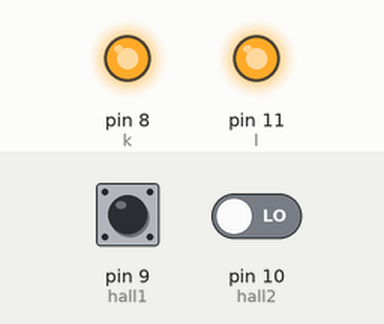
Simulated run of this sketch. Board: Arduino Uno, built with avr-gcc and run on an emulated ATmega328P. On the bench: output pins drawn as LEDs (lit = HIGH). The inputs (shaded band) are chosen by the test bench; at power-on: pin 9 (hall1) HIGH, pin 10 (hall2) LOW. What the sketch prints to the serial monitor is not drawn.

Above: at 0.1 s.
Timing chart, 0 to 1.6 s (numbered marks = the images above):
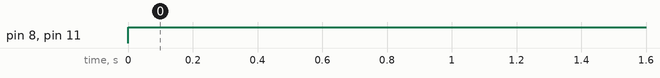

Measured:
- by itself, pin 8 (k), pin 11 (l): LOW → HIGH at 0.00 s

The sketch:

master-test.ino
```cpp
//Master-test
#define hall1 9
#define hall2 10
#define k 8
#define l 11
#define h1 A0
#define h2 A1
int hs1=0;
int hs2=0;
//int m=0;
//int n=0;
void setup() {
  // put your setup code here, to run once:
pinMode(hall1,INPUT);
pinMode(hall2,INPUT);
pinMode(h1,INPUT);
pinMode(h1,INPUT);
pinMode(k,OUTPUT);
pinMode(l,OUTPUT);
Serial.begin(9600);
}

void loop() {
  // put your main code here, to run repeatedly:
  digitalWrite(k,HIGH);
  digitalWrite(l,HIGH);
  hs1=digitalRead(hall1);
  hs2=digitalRead(hall2);
 // m=analogRead(h1);

  //n=analogRead(h2);
//  Serial.println(m);


  if(hs1==LOW && hs2==HIGH ){
    Serial.write('1');

    hs1=digitalRead(hall1);
    hs2=digitalRead(hall2);
    //m=analogRead(h1);
    delay (1000);
  }
  else if(hs1==LOW && hs2==LOW){
    Serial.write('2');

    hs1=digitalRead(hall1);
    hs2=digitalRead(hall2);
    //m=analogRead(h1);
    delay (1000);
  }
  else if(hs1==HIGH && hs2==LOW ){
    Serial.write('3');

    hs1=digitalRead(hall1);
    hs2=digitalRead(hall2);
    //m=analogRead(h1);
    delay (1000);
  }
  else if(hs1==HIGH && hs2==HIGH ){
    Serial.write('4');

    hs1=digitalRead(hall1);
    hs2=digitalRead(hall2);
    //m=analogRead(h1);
    delay (1000);
  }

  }
```
